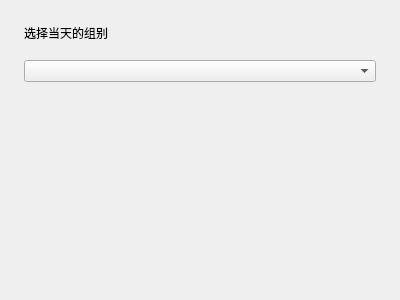
<?xml version="1.0" encoding="UTF-8"?>
<ui version="4.0">
 <class>Form</class>
 <widget class="QWidget" name="Form">
  <property name="geometry">
   <rect>
    <x>0</x>
    <y>0</y>
    <width>400</width>
    <height>300</height>
   </rect>
  </property>
  <property name="windowTitle">
   <string>设置</string>
  </property>
  <layout class="QVBoxLayout" name="verticalLayout">
   <property name="spacing">
    <number>18</number>
   </property>
   <property name="leftMargin">
    <number>24</number>
   </property>
   <property name="topMargin">
    <number>24</number>
   </property>
   <property name="rightMargin">
    <number>24</number>
   </property>
   <property name="bottomMargin">
    <number>24</number>
   </property>
   <item>
    <widget class="SubtitleLabel" name="subtitleLabel">
     <property name="text">
      <string>选择当天的组别</string>
     </property>
    </widget>
   </item>
   <item>
    <widget class="ComboBox" name="groupComboBox">
     <property name="sizePolicy">
      <sizepolicy hsizetype="Preferred" vsizetype="Fixed">
       <horstretch>0</horstretch>
       <verstretch>0</verstretch>
      </sizepolicy>
     </property>
     <property name="currentText">
      <string/>
     </property>
    </widget>
   </item>
   <item>
    <spacer name="verticalSpacer">
     <property name="orientation">
      <enum>Qt::Vertical</enum>
     </property>
     <property name="sizeHint" stdset="0">
      <size>
       <width>20</width>
       <height>40</height>
      </size>
     </property>
    </spacer>
   </item>
  </layout>
 </widget>
 <customwidgets>
  <customwidget>
   <class>SubtitleLabel</class>
   <extends>QLabel</extends>
   <header>qfluentwidgets</header>
  </customwidget>
  <customwidget>
   <class>ComboBox</class>
   <extends>QComboBox</extends>
   <header>qfluentwidgets</header>
  </customwidget>
 </customwidgets>
 <resources/>
 <connections/>
</ui>
